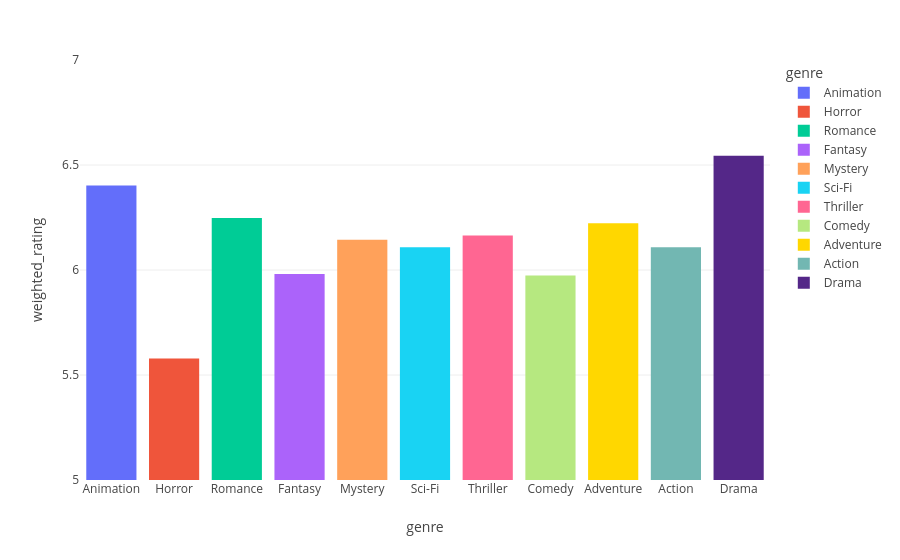

This figure's notebook cell:
### Code cell
genres_list = ["Action", "Adventure", "Animation", "Comedy", "Drama", "Fantasy", "Horror", "Mystery", "Romance", "Thriller", "Sci-Fi"]
ratings_df = df
ratings_df["weighted_value"] = ratings_df["avg_rating"]*ratings_df["genre_weight"]
ratings_df["weight"] = ratings_df["genre_weight"]
genre_ratings_df = df.groupby("genre", as_index=False).agg(sum_weighted_value=("weighted_value","sum"),sum_weight=("weight","sum"),sum_votes=("votes","sum"))
genre_ratings_df = genre_ratings_df.assign(weighted_rating=genre_ratings_df["sum_weighted_value"]/genre_ratings_df["sum_weight"]).sort_values("sum_votes")[["genre","weighted_rating","sum_votes"]]
genre_ratings_df = genre_ratings_df[genre_ratings_df["genre"].isin(genres_list)]
genre_ratings_df.to_csv("genre_ratings_df.csv", index=False)
genre_ratings_df

import plotly.express as px

colors = [
    "#636EFA", # Royal Blue
    "#EF553B", # Sunset Red
    "#00CC96", # Emerald Green
    "#AB63FA", # Vivid Purple
    "#FFA15A", # Safety Orange
    "#19D3F3", # Sky Blue
    "#FF6692", # Hot Pink
    "#B6E880", # Chartreuse
    "#FFD700", # Gold
    "#72B7B2", # Sage/Grey-Teal
    "#542788"  # Deep Indigo
]

fig=px.bar(genre_ratings_df,
        x="genre", 
        y="weighted_rating",
        color="genre",
        color_discrete_sequence=colors
    )
fig.update_yaxes(range=[5,7])

fig.show()

### Figure 1 — Plotly figure (JSON) as saved in the notebook; plotly's stock layout.template omitted (floating-point values rounded to 4 significant figures)
{"data": [{"hovertemplate": "genre=%{x}<br>weighted_rating=%{y}<extra></extra>", "legendgroup": "Animation", "marker": {"color": "#636EFA", "pattern": {"shape": ""}}, "name": "Animation", "orientation": "v", "showlegend": true, "textposition": "auto", "type": "bar", "x": ["Animation"], "xaxis": "x", "y": [6.403], "yaxis": "y"}, {"hovertemplate": "genre=%{x}<br>weighted_rating=%{y}<extra></extra>", "legendgroup": "Horror", "marker": {"color": "#EF553B", "pattern": {"shape": ""}}, "name": "Horror", "orientation": "v", "showlegend": true, "textposition": "auto", "type": "bar", "x": ["Horror"], "xaxis": "x", "y": [5.579], "yaxis": "y"}, {"hovertemplate": "genre=%{x}<br>weighted_rating=%{y}<extra></extra>", "legendgroup": "Romance", "marker": {"color": "#00CC96", "pattern": {"shape": ""}}, "name": "Romance", "orientation": "v", "showlegend": true, "textposition": "auto", "type": "bar", "x": ["Romance"], "xaxis": "x", "y": [6.247], "yaxis": "y"}, {"hovertemplate": "genre=%{x}<br>weighted_rating=%{y}<extra></extra>", "legendgroup": "Fantasy", "marker": {"color": "#AB63FA", "pattern": {"shape": ""}}, "name": "Fantasy", "orientation": "v", "showlegend": true, "textposition": "auto", "type": "bar", "x": ["Fantasy"], "xaxis": "x", "y": [5.981], "yaxis": "y"}, {"hovertemplate": "genre=%{x}<br>weighted_rating=%{y}<extra></extra>", "legendgroup": "Mystery", "marker": {"color": "#FFA15A", "pattern": {"shape": ""}}, "name": "Mystery", "orientation": "v", "showlegend": true, "textposition": "auto", "type": "bar", "x": ["Mystery"], "xaxis": "x", "y": [6.144], "yaxis": "y"}, {"hovertemplate": "genre=%{x}<br>weighted_rating=%{y}<extra></extra>", "legendgroup": "Sci-Fi", "marker": {"color": "#19D3F3", "pattern": {"shape": ""}}, "name": "Sci-Fi", "orientation": "v", "showlegend": true, "textposition": "auto", "type": "bar", "x": ["Sci-Fi"], "xaxis": "x", "y": [6.108], "yaxis": "y"}, {"hovertemplate": "genre=%{x}<br>weighted_rating=%{y}<extra></extra>", "legendgroup": "Thriller", "marker": {"color": "#FF6692", "pattern": {"shape": ""}}, "name": "Thriller", "orientation": "v", "showlegend": true, "textposition": "auto", "type": "bar", "x": ["Thriller"], "xaxis": "x", "y": [6.164], "yaxis": "y"}, {"hovertemplate": "genre=%{x}<br>weighted_rating=%{y}<extra></extra>", "legendgroup": "Comedy", "marker": {"color": "#B6E880", "pattern": {"shape": ""}}, "name": "Comedy", "orientation": "v", "showlegend": true, "textposition": "auto", "type": "bar", "x": ["Comedy"], "xaxis": "x", "y": [5.973], "yaxis": "y"}, {"hovertemplate": "genre=%{x}<br>weighted_rating=%{y}<extra></extra>", "legendgroup": "Adventure", "marker": {"color": "#FFD700", "pattern": {"shape": ""}}, "name": "Adventure", "orientation": "v", "showlegend": true, "textposition": "auto", "type": "bar", "x": ["Adventure"], "xaxis": "x", "y": [6.223], "yaxis": "y"}, {"hovertemplate": "genre=%{x}<br>weighted_rating=%{y}<extra></extra>", "legendgroup": "Action", "marker": {"color": "#72B7B2", "pattern": {"shape": ""}}, "name": "Action", "orientation": "v", "showlegend": true, "textposition": "auto", "type": "bar", "x": ["Action"], "xaxis": "x", "y": [6.108], "yaxis": "y"}, {"hovertemplate": "genre=%{x}<br>weighted_rating=%{y}<extra></extra>", "legendgroup": "Drama", "marker": {"color": "#542788", "pattern": {"shape": ""}}, "name": "Drama", "orientation": "v", "showlegend": true, "textposition": "auto", "type": "bar", "x": ["Drama"], "xaxis": "x", "y": [6.545], "yaxis": "y"}], "layout": {"barmode": "relative", "legend": {"title": {"text": "genre"}, "tracegroupgap": 0}, "margin": {"t": 60}, "xaxis": {"anchor": "y", "categoryarray": ["Animation", "Horror", "Romance", "Fantasy", "Mystery", "Sci-Fi", "Thriller", "Comedy", "Adventure", "Action", "Drama"], "categoryorder": "array", "domain": [0, 1], "title": {"text": "genre"}}, "yaxis": {"anchor": "x", "domain": [0, 1], "range": [5, 7], "title": {"text": "weighted_rating"}}}}
